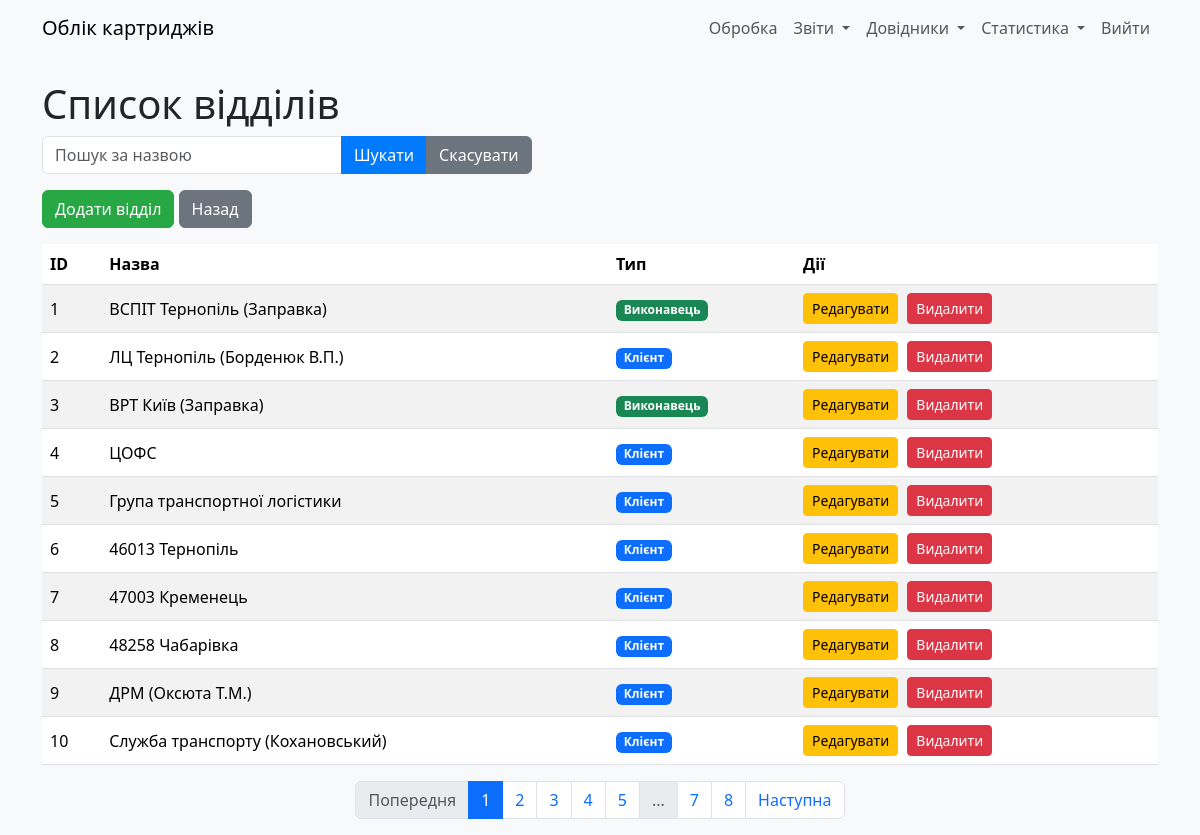
The app's page /refill_depts (signed in), older data.
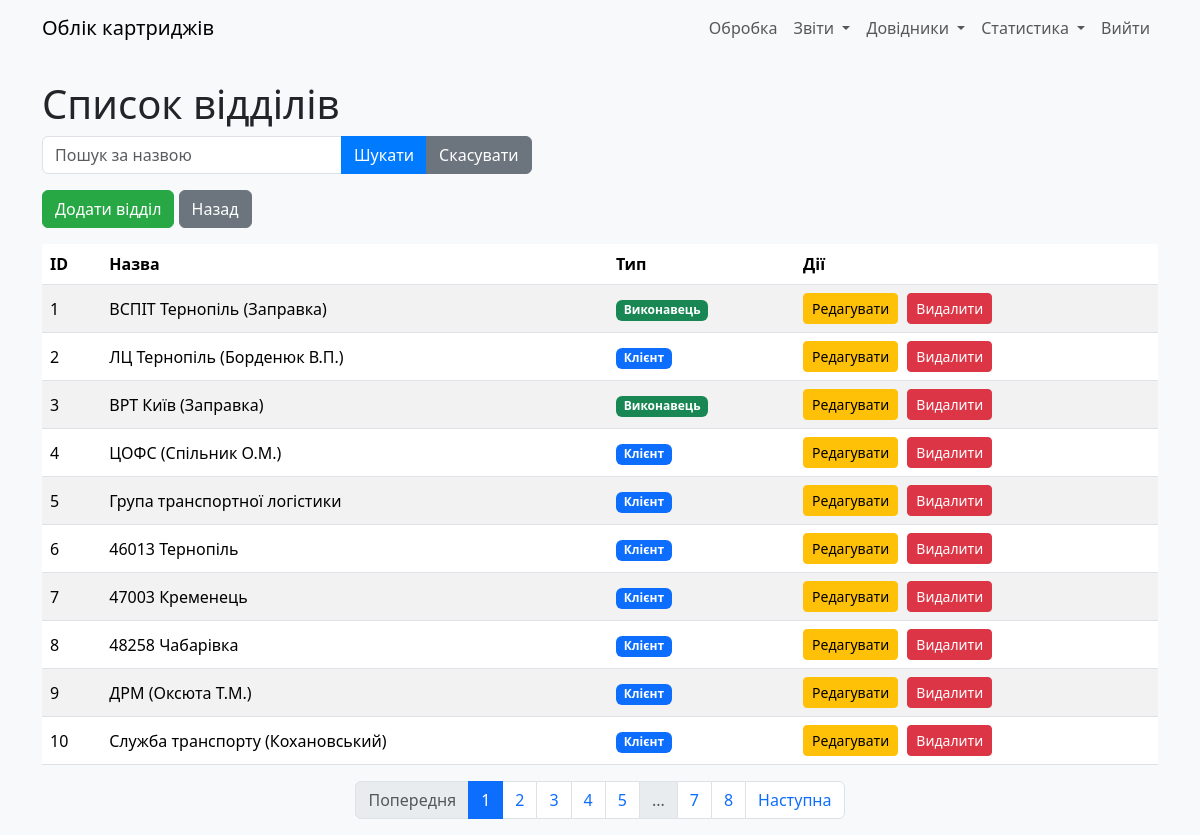
The same page, newer data.
### models.py (models this page shows)
class RefillDept(db.Model):
    __tablename__ = "refill_dept"
    id: Mapped[int] = mapped_column(primary_key=True)
    deptname: Mapped[str] = mapped_column(String(30))
    addr1: Mapped[str] = mapped_column(String(255))
    addr2: Mapped[str] = mapped_column(String(255))
    addr3: Mapped[str] = mapped_column(String(255))
    addr4: Mapped[str] = mapped_column(String(255))
    addr5: Mapped[str] = mapped_column(String(255))
    is_exec: Mapped[int] = mapped_column(Integer, server_default=literal(0))
    user_updated: Mapped[int] = mapped_column(ForeignKey(User.id))
    time_updated: Mapped[DateTime] = mapped_column(DateTime, server_default=func.now())

### app.py (the view)
@app.route('/refill_depts')
@login_required
def refill_depts():
    search = request.args.get('search', '')
    page = request.args.get('page', 1, type=int)
    per_page = 10  # Кількість записів на сторінці
    query = RefillDept.query.filter(RefillDept.deptname.ilike(f'%{search}%'))
    pagination = query.paginate(page=page, per_page=per_page)
    return render_template('refill_depts.html',
                           depts=pagination.items,
                           pagination=pagination,
                           search=search)

### app.py (called while the page is built)
@login_manager.user_loader
def load_user(user_id):
    return User.query.get(int(user_id))

### templates/refill_depts.html (shortened to what this page needs)
{% extends "base.html" %}
{% block content %}
    <h1>Список відділів</h1>
    <form method="GET" class="mb-3">
        <div class="input-group">
            <input type="text" name="search" class="form-control" placeholder="Пошук за назвою" value="{{ search }}">
            <button type="submit" class="btn btn-primary">Шукати</button>
            <a href="{{ url_for('refill_depts') }}" class="btn btn-secondary">Скасувати</a>
        </div>
    </form>
    <div class="mb-3">
        <a href="{{ url_for('add_refill_dept') }}" class="btn btn-success">Додати відділ</a>
        <a href="{{ url_for('index') }}" class="btn btn-secondary">Назад</a>
    </div>
    <table class="table table-striped">
        <thead>
            <tr>
                <th>ID</th>
                <th>Назва</th>
                <th>Тип</th>
                <th>Дії</th>
            </tr>
        </thead>
        <tbody>
            {% for dept in depts %}
            <tr>
                <td>{{ dept.id }}</td>
                <td>{{ dept.deptname }}</td>
                <td>
                    {% if dept.is_exec %}
                        <span class="badge bg-success">Виконавець</span>
                    {% else %}
                        <span class="badge bg-primary">Клієнт</span>
                    {% endif %}
                </td>
                <td>
                    <a href="{{ url_for('edit_refill_dept', dept_id=dept.id) }}" class="btn btn-warning btn-sm">Редагувати</a>
                    <form action="{{ url_for('delete_refill_dept', dept_id=dept.id) }}" method="POST" class="d-inline" onsubmit="return confirm('Ви впевнені, що хочете видалити цей відділ?');">
                        <button type="submit" class="btn btn-danger btn-sm">Видалити</button>
                    </form>
                </td>
            </tr>
            {% endfor %}
        </tbody>
    </table>
    <nav aria-label="Page navigation">
        <ul class="pagination justify-content-center">
            {% if pagination.has_prev %}
                <li class="page-item">
                    <a class="page-link" href="{{ url_for('refill_depts', page=pagination.prev_num, search=search) }}">Попередня</a>
                </li>
            {% else %}
                <li class="page-item disabled">
                    <span class="page-link">Попередня</span>
                </li>
            {% endif %}
            {% for page_num in pagination.iter_pages() %}
                {% if page_num %}
                    {% if page_num == pagination.page %}
                        <li class="page-item active">
                            <span class="page-link">{{ page_num }}</span>
                        </li>
                    {% else %}
                        <li class="page-item">
                            <a class="page-link" href="{{ url_for('refill_depts', page=page_num, search=search) }}">{{ page_num }}</a>
                        </li>
                    {% endif %}
                {% else %}
                    <li class="page-item disabled">
                        <span class="page-link">...</span>
                    </li>
                {% endif %}
            {% endfor %}
            {% if pagination.has_next %}
                <li class="page-item">
                    <a class="page-link" href="{{ url_for('refill_depts', page=pagination.next_num, search=search) }}">Наступна</a>
                </li>
            {% else %}
                <li class="page-item disabled">
                    <span class="page-link">Наступна</span>
                </li>
            {% endif %}
        </ul>
    </nav>
{% endblock %}

Row changes from the older to the newer data that the page shows:
changed RefillDept id 4: deptname "ЦОФС" → "ЦОФС (Спільник О.М.)"
